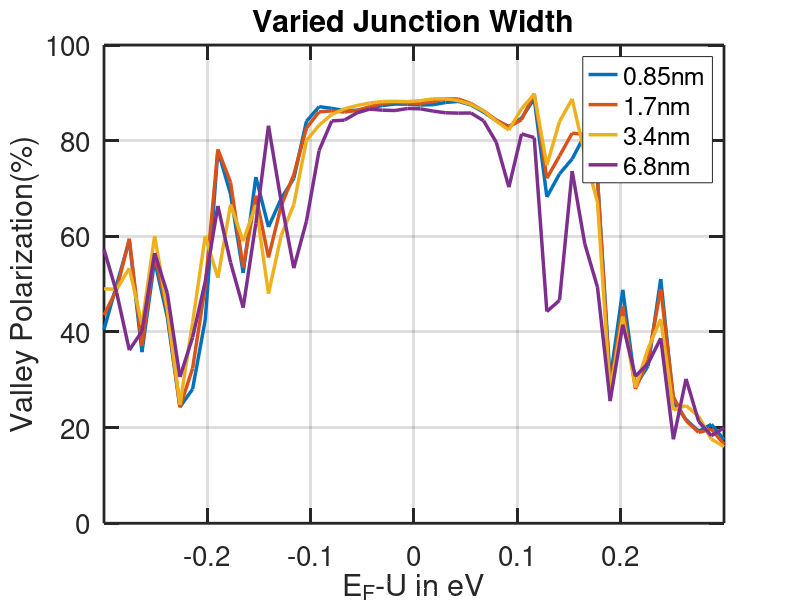

MATLAB code for this plot:
clear;
clc;
close all;

M6 = csvread('valley_blg_d5_l40_disorder_6.csv');
M4 = csvread('valley_blg_d10_l40_disorder_6.csv');
M2 = csvread('valley_blg_d20_l40_disorder_6.csv');
M0 = csvread('valley_blg_d40_l40_disorder_6.csv');

figure
plot(M0(:,1),100*(M0(:,3)-M0(:,2))./(M0(:,2)+M0(:,3)),'Linewidth',2.5)
hold on;
plot(M2(:,1),100*(M2(:,3)-M2(:,2))./(M2(:,2)+M2(:,3)),'Linewidth',2.5)
hold on;
plot(M4(:,1),100*(M4(:,3)-M4(:,2))./(M4(:,2)+M4(:,3)),'Linewidth',2.5)
hold on;
plot(M6(:,1),100*(M6(:,3)-M6(:,2))./(M6(:,2)+M6(:,3)),'Linewidth',2.5)
hold off
set(gca,'linewidth',2,'fontname','Helvetica','fontsize',20)
set(gca,'ticklength',[0.025 0.025])
xlim([-0.3 0.3])
% ylim([0 100])
xlabel('E_{F}-U in eV')
ylabel('Valley Polarization(%)')
title('Varied Junction Width')
legend('0.85nm','1.7nm','3.4nm','6.8nm','Location','best')
grid on
saveas(gcf,'valley_blg_d_l40_disorder_6.jpg')